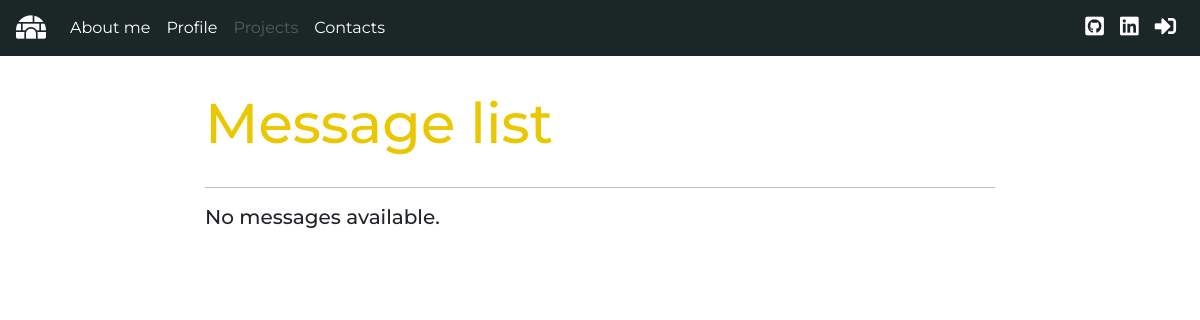
Before: /message/list/ with the older database file.
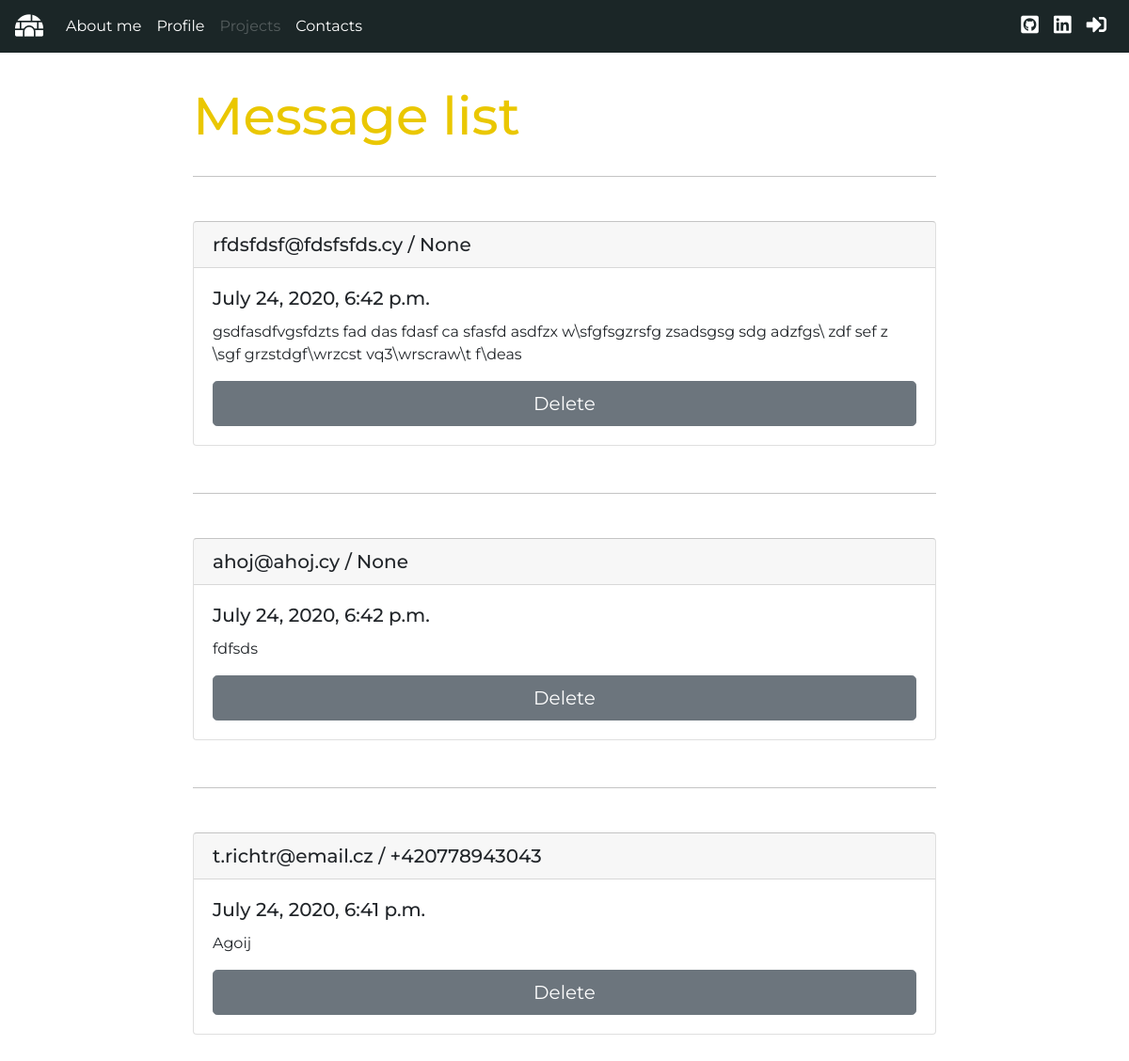
After: the same page with the newer database file.
### MyPersonalWebsiteApp/models.py (models this page shows, shortened)
class Message(models.Model):
    email = models.EmailField ()
    phone = PhoneNumberField(null = True, blank = True)
    text = models.TextField(max_length=1000)
    created_date = models.DateTimeField(default=timezone.now)

### MyPersonalWebsiteApp/views.py (the view)
class MessageListView(ListView):
    model = Message
    template_name = "message/message_list.html"
    ordering = ['-created_date']

### templates/message/message_list.html
{% extends "base.html" %}
{% load static %}
{% block content %}
<div class="row">
  <div class="col-sm col-md col-lg-2"></div>
  <div class="col-sm-12 col-md-12 col-lg">
    <h1 class="page-title message-list">Message list</h1>
    {% for message in object_list %}
    <h5 class="sub-title"></h5>
    <div class="card">
      <h5 class="card-header">{{message.email}} / {{message.phone}}</h5>
      <div class="card-body">
        <h5 class="card-title">{{message.created_date}}</h5>
        <p class="card-text">{{message.text}}</p>
        <a href="{% url 'personal_website:delete' message.id %}" class="btn btn-secondary btn-lg btn-block">Delete</a>
      </div>
    </div>
    {% empty %}
    <h5 class="sub-title">No messages available.</h5>
    {% endfor %}
  </div>
  <div class="col-sm col-md col-lg-2"></div>
</div>
{% endblock %}

### templates/base.html (shortened to what this page needs)
<!doctype html>
{% load static %}
<html lang="en">
  <head>
    <link rel="stylesheet" href="https://stackpath.bootstrapcdn.com/bootstrap/4.5.0/css/bootstrap.min.css">    <link rel="stylesheet" href="https://use.fontawesome.com/releases/v5.13.1/css/all.css">
    <link rel="stylesheet" href="{% static 'css/style.css' %}">
  </head>
  <body>
    {% include "_navbar.html" %}
    {% block content %}
    {% endblock %}
  </body>
</html>

### templates/_navbar.html (shortened to what this page needs)
{% load static %}
<nav class="navbar navbar-expand-lg navbar-dark fixed-top">
  <a class="navbar-brand menu-link" href="{% url 'personal_website:index' %}"><i class="fas fa-igloo fa-lg"></i></a>
  <div class="collapse navbar-collapse" id="navbarTogglerDemo03">
    <ul class="navbar-nav mr-auto mt-2 mt-lg-0">
      <li class="nav-item dropdown">
          <a class="nav-link menu-link active" href="{% url 'personal_website:about_me' %}">About me</a>
      </li>
      <li class="nav-item">
        <a class="nav-link menu-link active" href="{% url 'personal_website:profile' %}">Profile</a>
      </li>
      <li class="nav-item">
        <a class="nav-link disabled menu-link" href="{% url 'personal_website:projects' %}">Projects</a>
      </li>
      <li class="nav-item dropdown">
        <a class="nav-link menu-link contacts active" href="{% url 'personal_website:contacts' %}">Contacts</a>
      </li>
    </ul>
    <ul class="navbar-nav mr-right mt-2 mt-lg-0">
      <li class="nav-item">
        <a class="nav-link menu-link active" href="https://github.com/TomRichtr" target="_blank"><i class="fab fa-github-square fa-lg" title="GitHub"></i></a>
      </li>
      <li class="nav-item">
        <a class="nav-link menu-link active" href="https://www.linkedin.com/in/trichtr/" target="_blank"><i class="fab fa-linkedin fa-lg" title="LinkedIn"></i></a>
      </li>
    {% if user.is_authenticated %}
      <li class="nav-item">
        <a class="nav-link menu-link active" href="{% url 'personal_website:list' %}"><i class="fas fa-list-alt fa-lg" title="Message List"></i></a>
      </li>
        <li class="nav-item">
        <a class="nav-link menu-link active" href="{% url 'logout' %}"><i class="fas fa-sign-out-alt fa-lg" title="Log Out"></i></a>
      </li>
      <li class="nav-item">
        <a class="nav-link menu-link active"><i class="fas fa-user-alt fa-lg" title="Welcome: {{user.username}}"></i></a>
      </li>
    {% else %}
      <li class="nav-item">
        <a class="nav-link menu-link active" href="{% url 'login' %}"><i class="fas fa-sign-in-alt fa-lg" title="Log In"></i></a>
      </li>
    {% endif %}
    </ul>
  </div>
</nav>

### static/css/style.css (style rules this page uses)
.navbar.navbar-expand-lg.navbar-dark.fixed-top { background-color: #1B2627; }
body, html { height: 100%; font-family: "Montserrat", sans-serif; }
.card { border-top-color: #c4c4c4; border-top-style: solid; border-top-width: 1px; margin-bottom: 50px; }
.page-title.message-list { margin-top: 90px; }
.page-title { margin-top: 25px; color: #eac700; font-size: 3.5rem; }
.sub-title { border-top-color: #c4c4c4; border-top-style: solid; border-top-width: 1px; margin-bottom: 30px; margin-top: 30px; padding-top: 17px; }

Changed rows visible on the page:
added Message: email "rfdsfdsf@fdsfsfds.cy", phone "None", created_date "July 24, 2020, 6:42 p.m.", text "gsdfasdfvgsfdzts fad das fdasf ca sfasfd asdfzx w\\sfgfsgzrsfg zsadsgsg sdg adzfgs\\ zdf sef z \\sgf grzstdgf\\wrzcst vq3\\wrscraw\\t f\\deas"
added Message: email "ahoj@ahoj.cy", phone "None", created_date "July 24, 2020, 6:42 p.m.", text "fdfsds"
added Message: email "t.richtr@email.cz", phone "+420778943043", created_date "July 24, 2020, 6:41 p.m.", text "Agoij"
Other visible differences:
text no longer shown: "No messages available."
